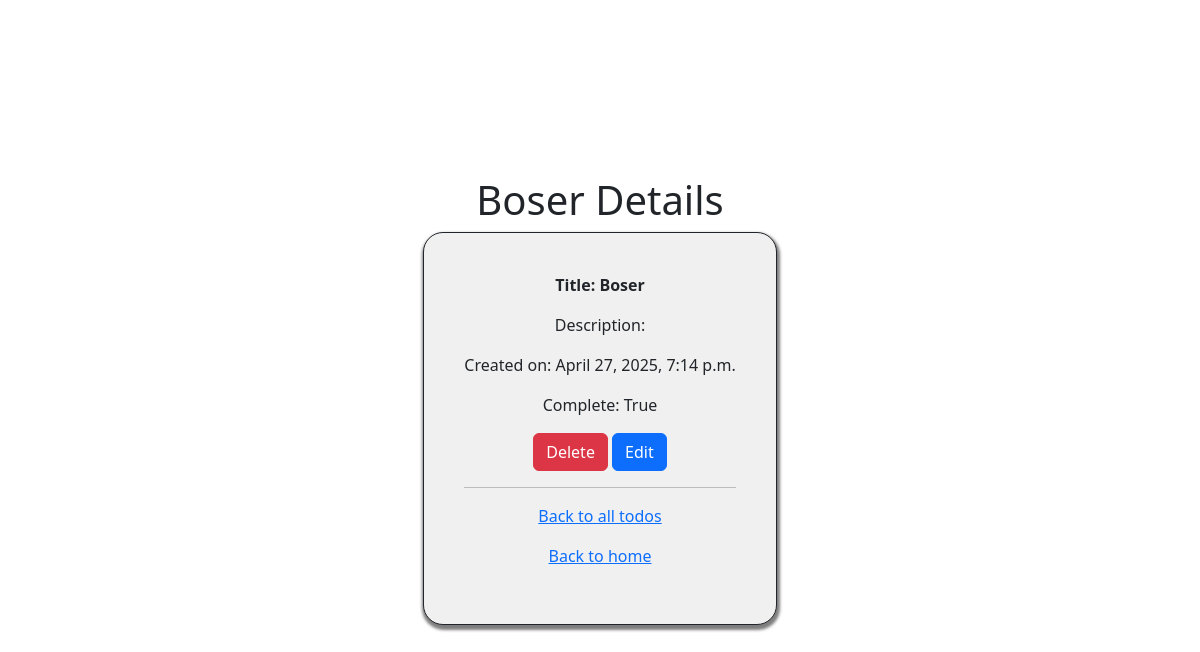
The page /details/2 on the database its author committed.
### todoapp/models.py (models this page shows, shortened)
class Task(models.Model):
    user = models.ForeignKey(User, on_delete=models.CASCADE, null=True, blank=True)
    title = models.CharField(max_length=200)
    description= models.TextField(null=True,blank=True)
    complete=models.BooleanField(default=False)
    create= models.DateTimeField(auto_now_add=True)
    class Meta:
        ordering=['-create']

### todoapp/views.py (the view, shortened to what this page needs)
# urls.py: path('details/<int:id>',views.todo_details,name='details')
def todo_details(request,id):
    detail=Task.objects.get(id=id)
    context={"todo_details":detail}
    return render (request,'todoapp/tododetails.html',context)

### todoapp/templates/todoapp/tododetails.html (shortened to what this page needs)
<!DOCTYPE html>
<html>
  <head>
    <link
    rel="stylesheet"
    href="https://cdn.jsdelivr.net/npm/bootstrap@5.3.0/dist/css/bootstrap.min.css"
  />
  </head>
  <header>
    <h1>{{todo_details.title}} Details</h1>
  </header>
  <body>
    <div class="container" >
    <p><strong> Title: {{todo_details.title}}</strong></p>
    <p class="card-text" >Description: {{todo_details.description}}</p>
    <p class="card-text" >Created on: {{todo_details.create}}</p>
    <p class="card-text" >Complete: {{todo_details.complete}}</p>
    <form method="post">
      <button name="delete" value="{{todo_details.id}}" class="btn btn-danger">Delete</button>
      <button name="edit" value="{{todo_details.id}}" class="btn btn-primary">Edit</button>
    </form>
    <hr />
    <P><a href= {% url "view_todo" %}> Back to all todos </a></p>
   <p> <a href= {% url "home" %}> Back to home </a></p>
</div>
  </body>
</html>

### todoapp/templates/todoapp/tododetails.html (style rules this page uses)
html, body { height: 100%; margin: 0; }
body { display: flex; flex-direction:column; justify-content: center; align-items: center; }
.container { border: 1px solid; border-radius:20px; background-color: #f0f0f0; box-shadow: 1px 3px 3px 2px rgba(0, 0, 0, 0.509); padding: 40px; width: fit-content; text-align: center; }

### rows shown on the page
Task: title "Boser", create "April 27, 2025, 7:14 p.m.", complete "True"
